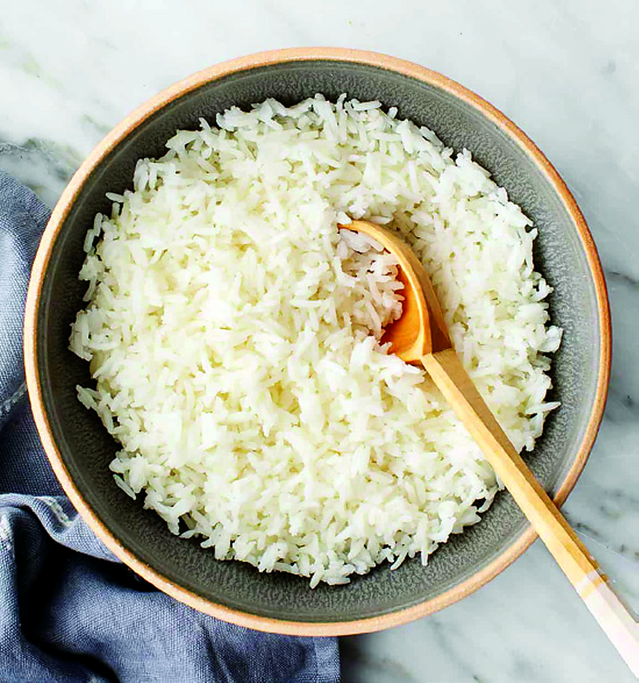
#> input picture menu/images/from_pdf/aruz-abyad.jpg, 1915 x 2048 px (shown at 1/3 size); its folder holds only this picture in this run
$ python contact_sheet.py --dirs menu/images/from_pdf menu/images/hd --out menu/images/contact_sheet.jpg
#> lines starting #> are read from the running program, lines starting #| are printed output that depends on the picture
"""Build a labelled contact sheet of the dish images, for eyeballing a batch at once.

Usage:
    python menu/scripts/contact_sheet.py --dirs menu/images/from_pdf menu/images/hd --out menu/images/contact_sheet.jpg
"""

import argparse
import glob
import os

from PIL import Image, ImageDraw


def main():
    parser = argparse.ArgumentParser(description=__doc__)
    parser.add_argument("--dirs", nargs="+", default=["menu/images/from_pdf", "menu/images/hd"])
    parser.add_argument("--out", default="menu/images/contact_sheet.jpg")
    parser.add_argument("--cell", type=int, default=360)
    parser.add_argument("--cols", type=int, default=4)
    args = parser.parse_args()

    paths = sorted(p for d in args.dirs for ext in ("jpg", "png")
                   for p in glob.glob(os.path.join(d, f"*.{ext}")) if not os.path.basename(p).startswith("_"))
    if not paths:
        raise SystemExit("no images found in " + ", ".join(args.dirs))

    cols = min(args.cols, len(paths))
    rows = (len(paths) + cols - 1) // cols
    label_h = 26
    sheet = Image.new("RGB", (cols * args.cell, rows * (args.cell + label_h)), "white")
#> sheet: PIL image 360x386 RGB; every value is 255
    draw = ImageDraw.Draw(sheet)

    for i, path in enumerate(paths):
        img = Image.open(path).convert("RGB")
#> img is the input picture: PIL image 1915x2048 RGB; mean R, G, B 177, 179.2, 161.4
        img.thumbnail((args.cell, args.cell))
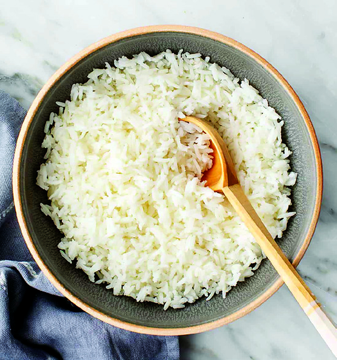
#> img: PIL image 337x360 RGB; mean R, G, B 177.2, 179.3, 161.5
        cx, cy = (i % cols) * args.cell, (i // cols) * (args.cell + label_h)
        sheet.paste(img, (cx + (args.cell - img.width) // 2, cy + label_h + (args.cell - img.height) // 2))
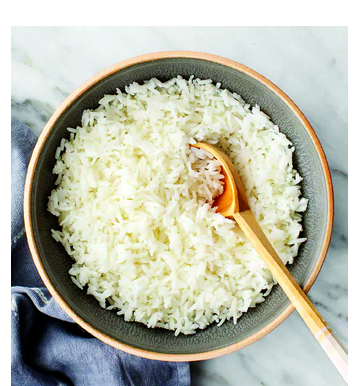
#> sheet: PIL image 360x386 RGB; mean R, G, B 187, 188.9, 173.4
        draw.text((cx + 6, cy + 7), os.path.splitext(os.path.basename(path))[0][:44], fill="black")

    sheet.save(args.out, "JPEG", quality=92)
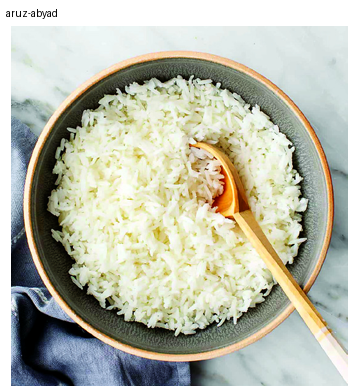
#> saved as contact_sheet.jpg: PIL image 360x386 RGB; mean R, G, B 186.8, 188.7, 173.2
    print(f"{len(paths)} images -> {args.out} ({sheet.width}x{sheet.height})")
#| 1 images -> menu/images/contact_sheet.jpg (360x386)


if __name__ == "__main__":
    main()

$ run again, on menu/images/from_pdf/paratha-rolls-platter.jpg
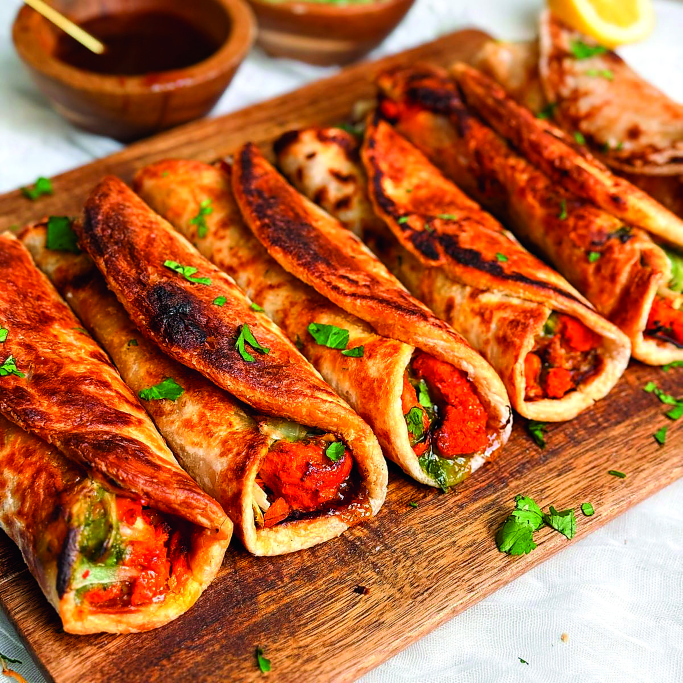
#> input picture menu/images/from_pdf/paratha-rolls-platter.jpg, 2048 x 2048 px (shown at 1/3 size)
#> in main, img is the input picture: PIL image 2048x2048 RGB; mean R, G, B 180.8, 102.5, 55.7
#> in main, `img.thumbnail((args.cell, args.cell))`:
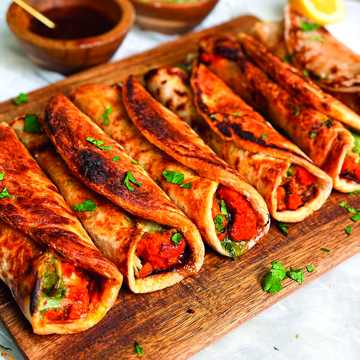
#> img: PIL image 360x360 RGB; mean R, G, B 180.9, 102.6, 55.8
#> in main, `sheet.save(args.out, "JPEG", quality=92)`:
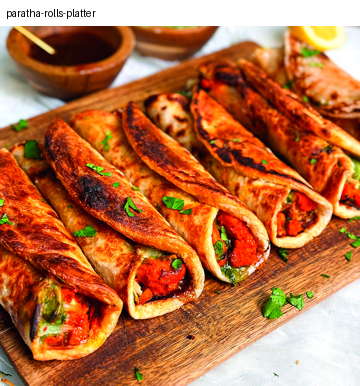
#> saved as contact_sheet.jpg: PIL image 360x386 RGB; mean R, G, B 185.5, 112.5, 68.9
#| 1 images -> menu/images/contact_sheet.jpg (360x386)

$ run again, on menu/images/from_pdf/shai-karak.jpg
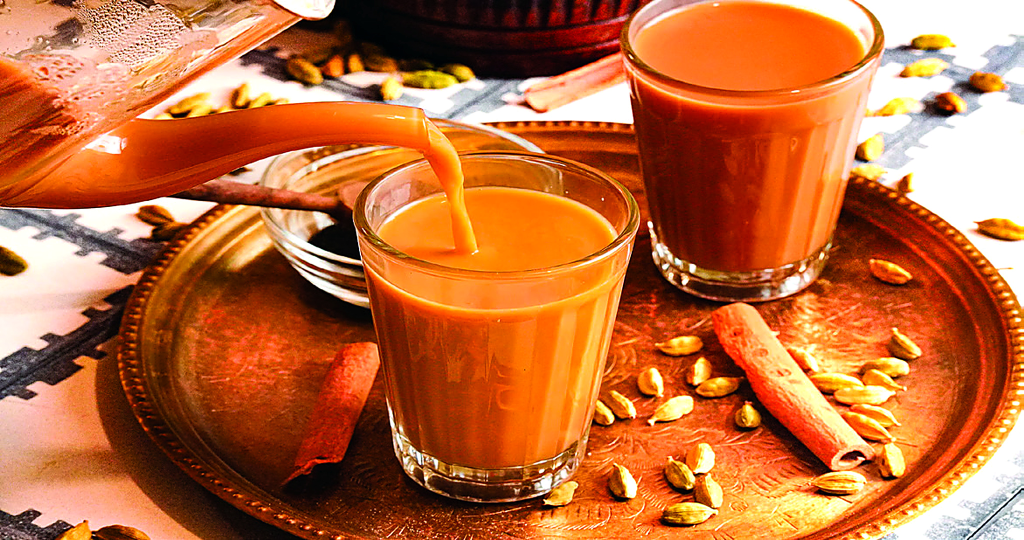
#> input picture menu/images/from_pdf/shai-karak.jpg, 2048 x 1080 px (shown at 1/2 size)
#> in main, img is the input picture: PIL image 2048x1080 RGB; mean R, G, B 189.5, 107.1, 59.1
#> in main, `img.thumbnail((args.cell, args.cell))`:
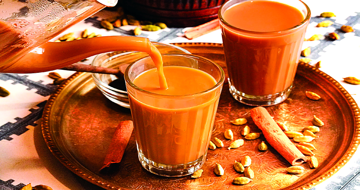
#> img: PIL image 360x190 RGB; mean R, G, B 189.5, 107.2, 59.2
#> in main, `sheet.save(args.out, "JPEG", quality=92)`:
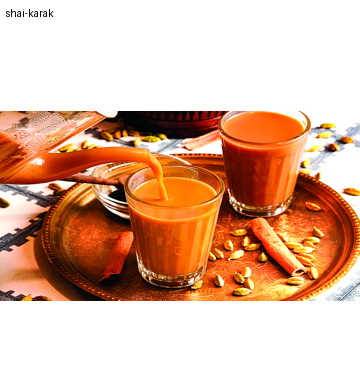
#> saved as contact_sheet.jpg: PIL image 360x386 RGB; mean R, G, B 222.6, 182, 158.4
#| 1 images -> menu/images/contact_sheet.jpg (360x386)

$ run again, on menu/images/from_pdf/fahm-aadi.jpg
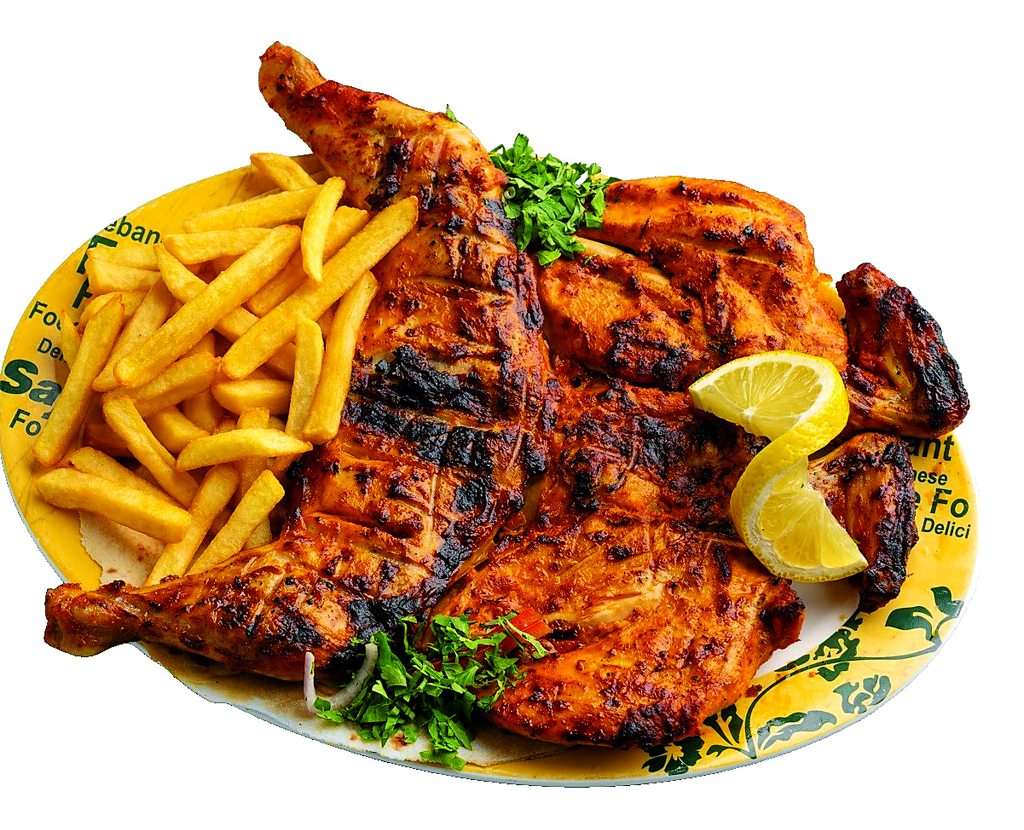
#> input picture menu/images/from_pdf/fahm-aadi.jpg, 2048 x 1659 px (shown at 1/2 size)
#> in main, img is the input picture: PIL image 2048x1659 RGB; mean R, G, B 196.3, 158.6, 116.1
#> in main, `img.thumbnail((args.cell, args.cell))`:
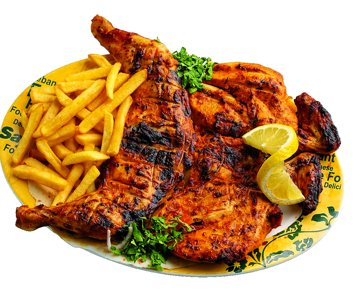
#> img: PIL image 360x292 RGB; mean R, G, B 196.4, 158.7, 116.2
#> in main, `sheet.save(args.out, "JPEG", quality=92)`:
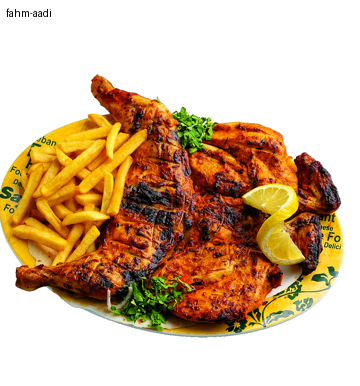
#> saved as contact_sheet.jpg: PIL image 360x386 RGB; mean R, G, B 210.5, 181.9, 149.8
#| 1 images -> menu/images/contact_sheet.jpg (360x386)
